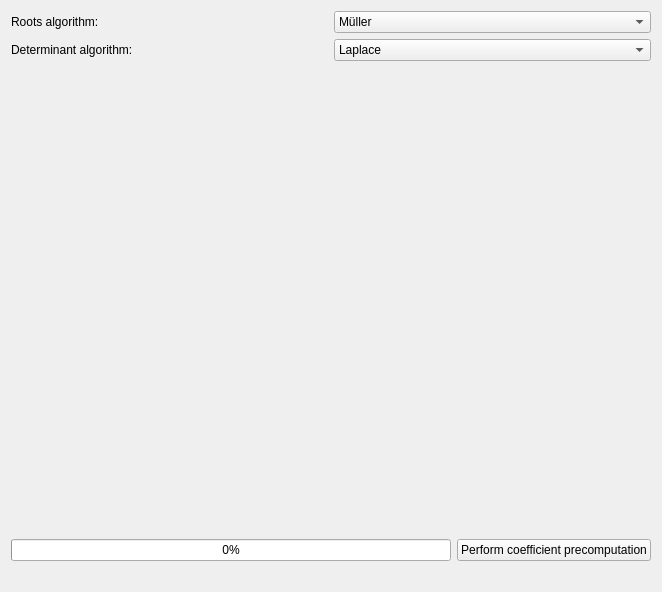
<ui version="4.0" >
 <class>SMPPolyFacWidget</class>
 <widget class="QWidget" name="SMPPolyFacWidget" >
  <property name="geometry" >
   <rect>
    <x>0</x>
    <y>0</y>
    <width>662</width>
    <height>592</height>
   </rect>
  </property>
  <property name="windowTitle" >
   <string>Form</string>
  </property>
  <layout class="QVBoxLayout" name="verticalLayout" >
   <item>
    <layout class="QGridLayout" name="gridLayout_2" >
     <item row="0" column="0" >
      <widget class="QLabel" name="label_2" >
       <property name="text" >
        <string>Roots algorithm:</string>
       </property>
      </widget>
     </item>
     <item row="1" column="0" >
      <widget class="QLabel" name="label_3" >
       <property name="text" >
        <string>Determinant algorithm:</string>
       </property>
      </widget>
     </item>
     <item row="0" column="1" >
      <widget class="QComboBox" name="rootsCombo" >
       <item>
        <property name="text" >
         <string>Müller</string>
        </property>
       </item>
       <item>
        <property name="text" >
         <string>Bauhuber</string>
        </property>
       </item>
       <item>
        <property name="text" >
         <string>LAPACK</string>
        </property>
       </item>
      </widget>
     </item>
     <item row="1" column="1" >
      <widget class="QComboBox" name="determinantCombo" >
       <item>
        <property name="text" >
         <string>Laplace</string>
        </property>
       </item>
       <item>
        <property name="text" >
         <string>Faddeev</string>
        </property>
       </item>
      </widget>
     </item>
    </layout>
   </item>
   <item>
    <spacer name="verticalSpacer" >
     <property name="orientation" >
      <enum>Qt::Vertical</enum>
     </property>
     <property name="sizeHint" stdset="0" >
      <size>
       <width>20</width>
       <height>444</height>
      </size>
     </property>
    </spacer>
   </item>
   <item>
    <layout class="QGridLayout" name="gridLayout" >
     <item row="0" column="1" >
      <widget class="QPushButton" name="computeButton" >
       <property name="text" >
        <string>Perform coefficient precomputation</string>
       </property>
      </widget>
     </item>
     <item row="0" column="0" >
      <widget class="QProgressBar" name="progressBar" >
       <property name="maximum" >
        <number>1</number>
       </property>
       <property name="value" >
        <number>0</number>
       </property>
      </widget>
     </item>
     <item row="1" column="0" >
      <widget class="QLabel" name="label" >
       <property name="text" >
        <string/>
       </property>
      </widget>
     </item>
    </layout>
   </item>
  </layout>
 </widget>
 <resources/>
 <connections/>
</ui>
